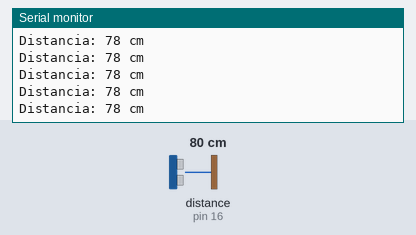
Bench run of a sketch on a simulated Arduino Uno, built with avr-gcc and run on an emulated ATmega328P. On the bench: the last lines printed to the serial monitor. Wiring (inferred from the names in the program): ultrasonic range finder: trigger pin 17; echo pin 16. Inputs (shaded band) come from the test bench; at power-on: distance to the obstacle (sensor on pin 16) 80 cm. The echo pulse lasts 58.3 µs per cm.

Above: at 1.2 s.
1.3 s: distance to the obstacle (sensor on pin 16) set to 4 cm
At 1.9 s:
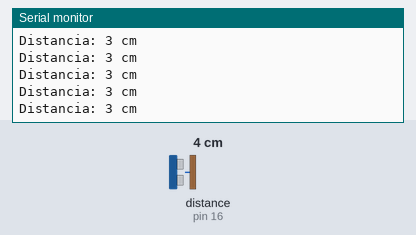
4.3 s: distance to the obstacle (sensor on pin 16) set to 2 cm
At 5.1 s:
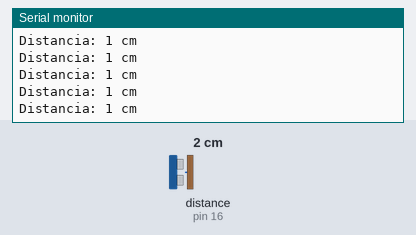
Timing chart, 0 to 7.3 s (numbered marks = the images above; inputs shaded):
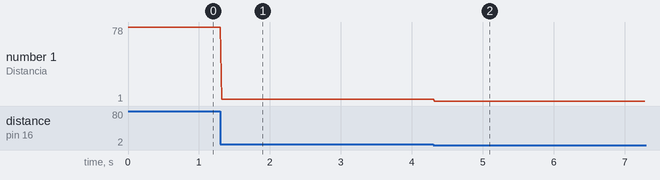

The sketch:

ultrasonico_base.ino
```cpp
#define TRIGGER_PIN 17
#define ECHO_PIN 16
long duration;
int distance;

void setup()
{
  pinMode(TRIGGER_PIN, OUTPUT);
  pinMode(ECHO_PIN, INPUT);

  Serial.begin(115200);
}

void loop()
{
  digitalWrite(TRIGGER_PIN, LOW);
  delayMicroseconds(2);

  digitalWrite(TRIGGER_PIN, HIGH);
  delayMicroseconds(10);
  digitalWrite(TRIGGER_PIN, LOW);

  duration = pulseIn(ECHO_PIN, HIGH);
  distance = duration * 0.034 / 2;

  Serial.print("Distancia: ");
  Serial.print(distance);
  Serial.println(" cm");
  delay(20);

}
```

Measured:
- after the input at 1.3 s, the serial monitor: prints a new line at once (image 1)
- after the input at 4.3 s, the serial monitor: prints a new line at once (image 2)
- plotted number 1: 78 → 3 after the input at 1.3 s, 3 → 1 after the input at 4.3 s
